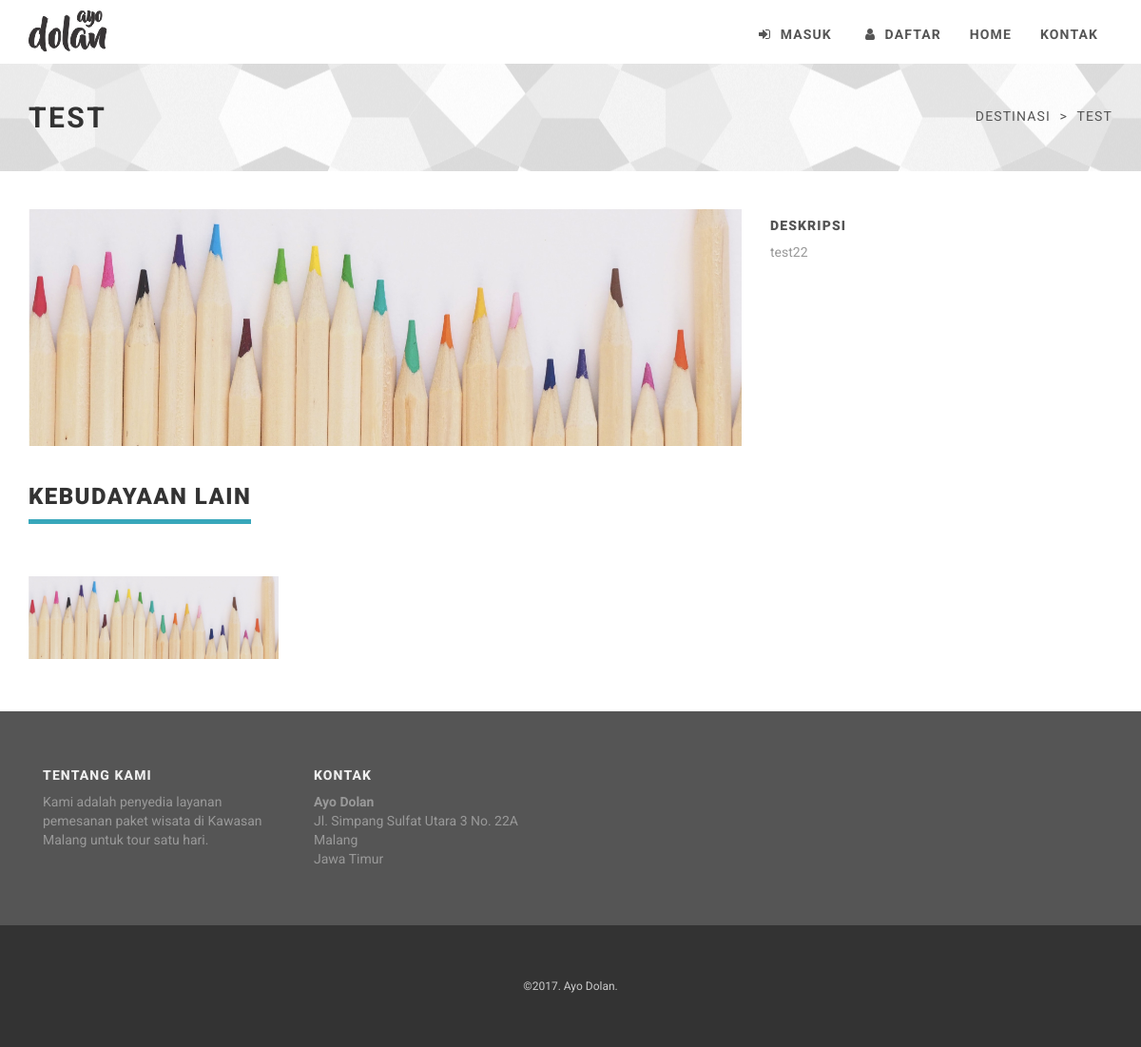
The page /kebudayaan/lihat/1 on the database its author committed.
### tables this page shows
CREATE TABLE `tb_kebudayaan` (
  `id` int(11) NOT NULL,
  `name` varchar(255) NOT NULL,
  `thumbnail` text NOT NULL,
  `description` text NOT NULL
);

### application/controllers/kebudayaan.php (called while the page is built, shortened)
<?php
class Kebudayaan extends CI_Controller {
	public function __construct()
	{
		$this->load->model('kebudayaan_model');
	}
	public function lihat($id)
	{
		$data['kebudayaan_detail'] = $this->kebudayaan_model->get_kebudayaan_detail($id);
		$data['two_kebudayaan'] = $this->kebudayaan_model->get_two_kebudayaan();
		$data['four_kebudayaan'] = $this->kebudayaan_model->get_four_kebudayaan();
		$data['main_view'] = 'kebudayaan_view';
		$this->load->view('template_view', $data);
	}
}

### index.php (called while the page is built, shortened)
<?php
require_once BASEPATH.'core/CodeIgniter.php';

### application/models/kebudayaan_model.php (called while the page is built, shortened)
<?php
class Kebudayaan_model extends CI_Model {
	public $db_table = 'tb_kebudayaan';
	public function get_four_kebudayaan()
	{
		return $this->db->order_by('id','DESC')
						->limit(4)
						->get($this->db_table)
						->result();
	}
	public function get_kebudayaan_detail($id)
	{
		return $this->db->where('id',$id)
						->limit(1)
						->get($this->db_table)
						->row();
	}
}

### application/views/kebudayaan_view.php (the view)
<div id="heading-breadcrumbs">
    <div class="container">
        <div class="row">
            <div class="col-md-7">
                <h1><?php echo $kebudayaan_detail->name; ?></h1>
            </div>
            <div class="col-md-5">
                <ul class="breadcrumb">
                    <li>Destinasi</li>
                    <li><?php echo $kebudayaan_detail->name; ?></li>
                </ul>
            </div>
        </div>
    </div>
</div>
<div id="content">
    <div class="container">
        <div class="row portfolio-project">
            <section>
                <div class="col-sm-8">
                    <div class="project">
                        <img src="<?php echo base_url(); ?>assets/img/<?php echo $kebudayaan_detail->thumbnail ?>" alt="" class="img-responsive">
                    </div>
                    <br>
                </div>
                <div class="col-sm-4">
                    <div class="project-more">
                        <h4>Deskripsi</h4>
                        <p><?php echo $kebudayaan_detail->description; ?></p>
                    </div>
                </div>
            </section>
        </div>
        <section>
            <div class="row portfolio">
                <div class="col-md-12">
                    <div class="heading">
                        <h3>Kebudayaan Lain</h3>
                    </div>
                </div>
                <?php
                    foreach ($four_kebudayaan as $kfour) {
                        echo '
                            <div class="col-sm-6 col-md-3">
                                <div class="box-image">
                                    <div class="image">
                                        <img src="'.base_url().'assets/img/'.$kfour->thumbnail.'" alt="" class="img-responsive">
                                    </div>
                                    <div class="bg"></div>
                                    <div class="name">
                                        <h3><a href="#">'.$kfour->name.'</a></h3>
                                    </div>
                                    <div class="text">
                                        <p class="buttons">
                                            <a href="'.base_url().'kebudayaan/lihat/'.$kfour->id.'" class="btn btn-template-transparent-primary">Lihat</a>
                                        </p>
                                    </div>
                                </div>
                            </div>
                        ';
                    }
                ?>
            </div>
        </section>
    </div>
</div>

### assets/css/style.default.css (style rules this page uses)
section, div.section { margin-bottom: 40px; }
.heading { margin-bottom: 40px; }
.heading h1, .heading h2, .heading h3, .heading h4, .heading h5 { display: inline-block; border-bottom: solid 5px #38a7bb; line-height: 1.1; margin-bottom: 0; padding-bottom: 10px; vertical-align: middle; text-transform: uppercase; letter-spacing: 0.06em; }
.box-image { position: relative; overflow: hidden; text-align: center; margin: 15px 0; }
#heading-breadcrumbs { background: url('../img/texture-bw.png') center center repeat; padding: 20px 0; margin-bottom: 40px; }
#heading-breadcrumbs h1 { color: #333333; text-transform: uppercase; font-size: 30px; font-weight: 700; letter-spacing: 0.08em; }
#heading-breadcrumbs ul.breadcrumb { margin-top: 5px; margin-bottom: 0; }
.portfolio-project .project-more h4 { color: #555555; text-transform: uppercase; margin-bottom: 0; text-align: left; font-size: 14px; letter-spacing: 0.08em; }
.portfolio-project .project-more p { color: #999999; padding: 10px 0; margin-bottom: 20px; text-align: left; }
.breadcrumb { font-family: "Roboto", Helvetica, Arial, sans-serif; text-transform: uppercase; background-color: none; letter-spacing: 0.08em; }
body { font-family: "Roboto", Helvetica, Arial, sans-serif; font-size: 14px; line-height: 1.42857143; color: #555555; }
.breadcrumb { padding: 20px 0; margin-bottom: 20px; background-color: transparent; border-radius: 0; text-align: right; }
.breadcrumb > li + li:before { content: ">\00a0"; color: #555555; }
h1, h2, h3, h4, h5, h6, .h1, .h2, .h3, .h4, .h5, .h6 { font-family: "Roboto", Helvetica, Arial, sans-serif; font-weight: 900; line-height: 1.1; color: #333333; }
h1, .h1, h2, .h2, h3, .h3 { margin-top: 20px; margin-bottom: 20px; }
p { margin: 0 0 10px; }

### rows shown on the page
tb_kebudayaan: name "TEST", thumbnail (picture), description "test22"
